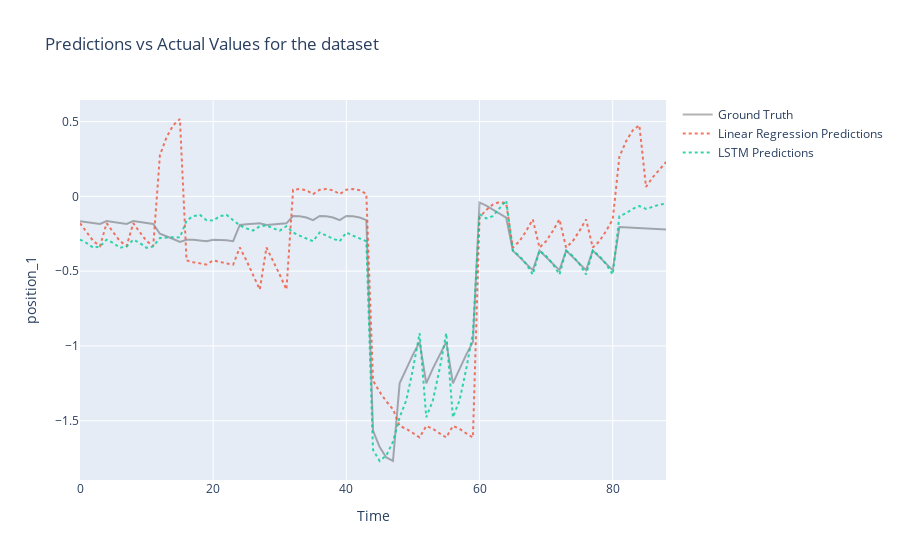

The notebook cell saved with this chart:
### Code cell
layout = dict(
    title="Predictions vs Actual Values for the dataset",
    xaxis=dict(title="Time", ticklen=5, zeroline=False),
    yaxis=dict(title="position_1", ticklen=5, zeroline=False),
)

fig = dict(data=data, layout=layout)
pyo.iplot(fig)
